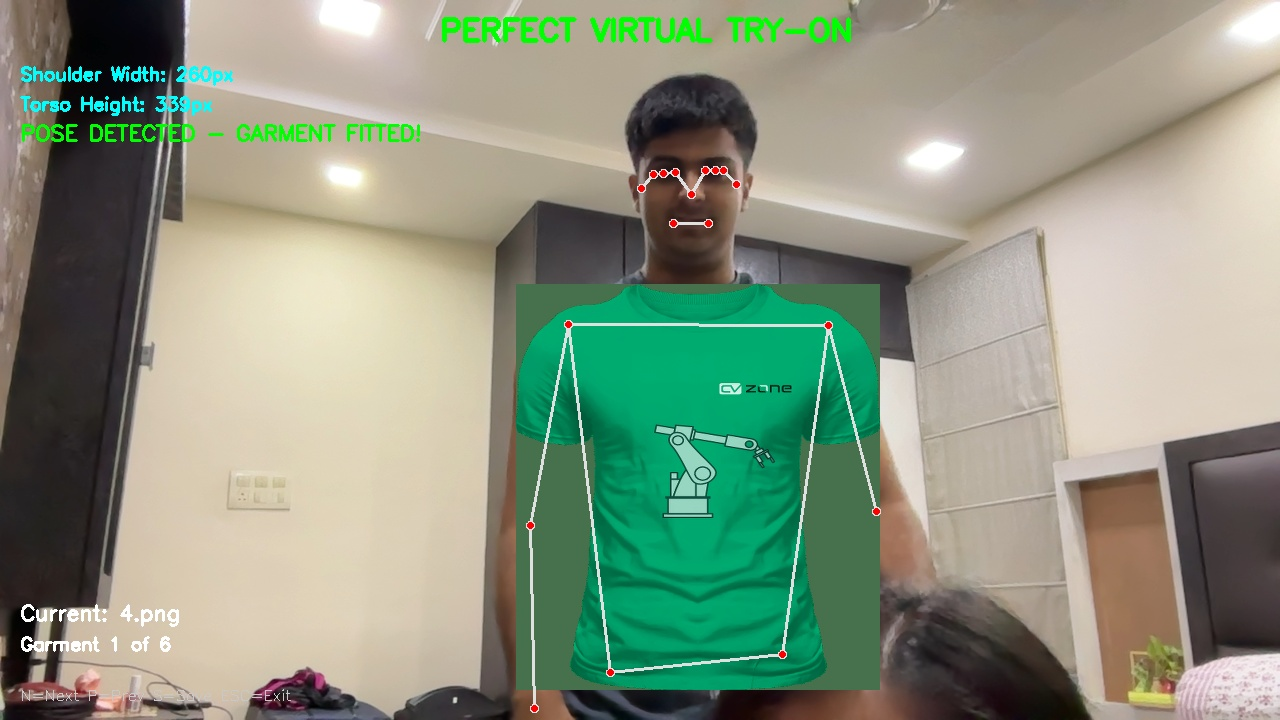
#> input picture perfect_tryon_1749039890.jpg, 1280 x 720 px
$ python -i basic_working_tryon.py   (imports and definitions only)
#> lines starting #> are read from the running program, lines starting #| are printed output that depends on the picture; after the words box and inside, x2 and y2 are one past the last pixel; in counts of white or black regions, pixels touching at a corner belong together
#> further down, picture is the input picture: shape (720, 1280, 3); mean B, G, R 128.6, 149.5, 138.4
#!/usr/bin/env python3
"""
BASIC WORKING VIRTUAL TRY-ON
============================
Super simple, just overlay garments correctly.
"""

import cv2
import numpy as np
import mediapipe as mp
import os

def remove_white_background(image):
    """Remove white background from garment image."""
    # Convert to grayscale
    gray = cv2.cvtColor(image, cv2.COLOR_BGR2GRAY)
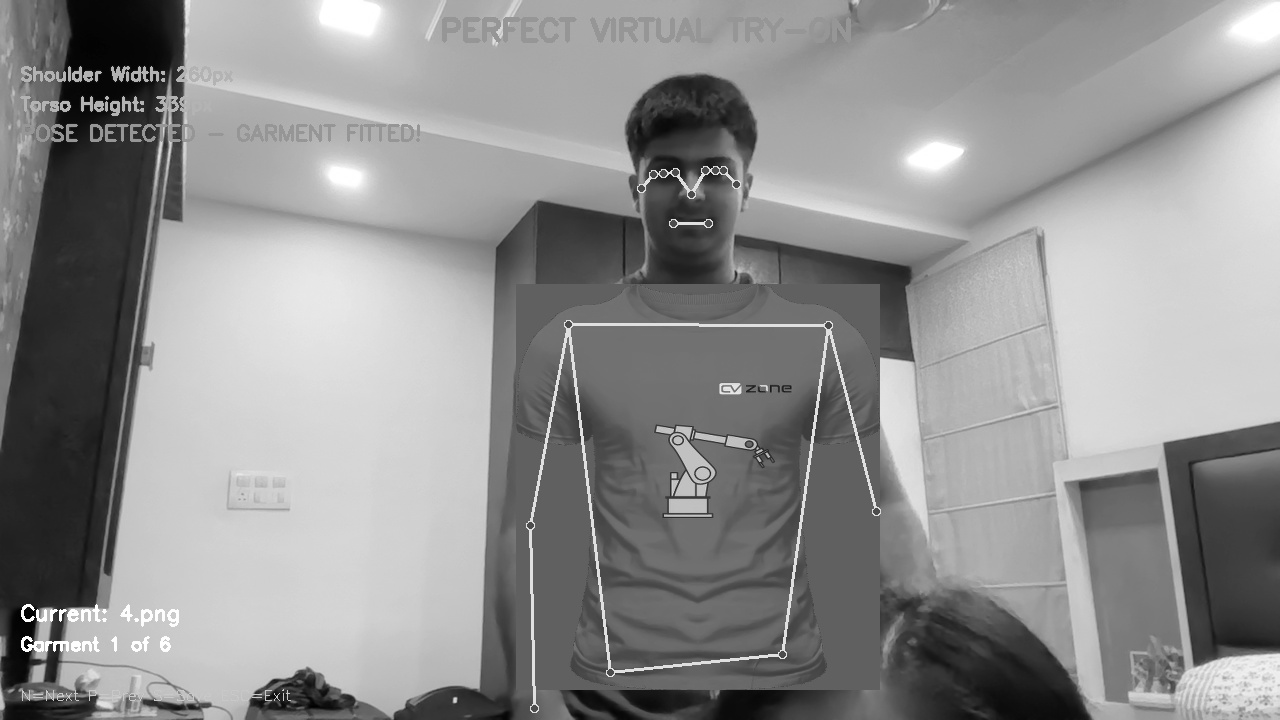
#> gray: shape (720, 1280); min 0, max 255, mean 143.8

    # Create mask - white pixels become 0 (transparent), others become 255 (opaque)
    _, mask = cv2.threshold(gray, 240, 255, cv2.THRESH_BINARY_INV)
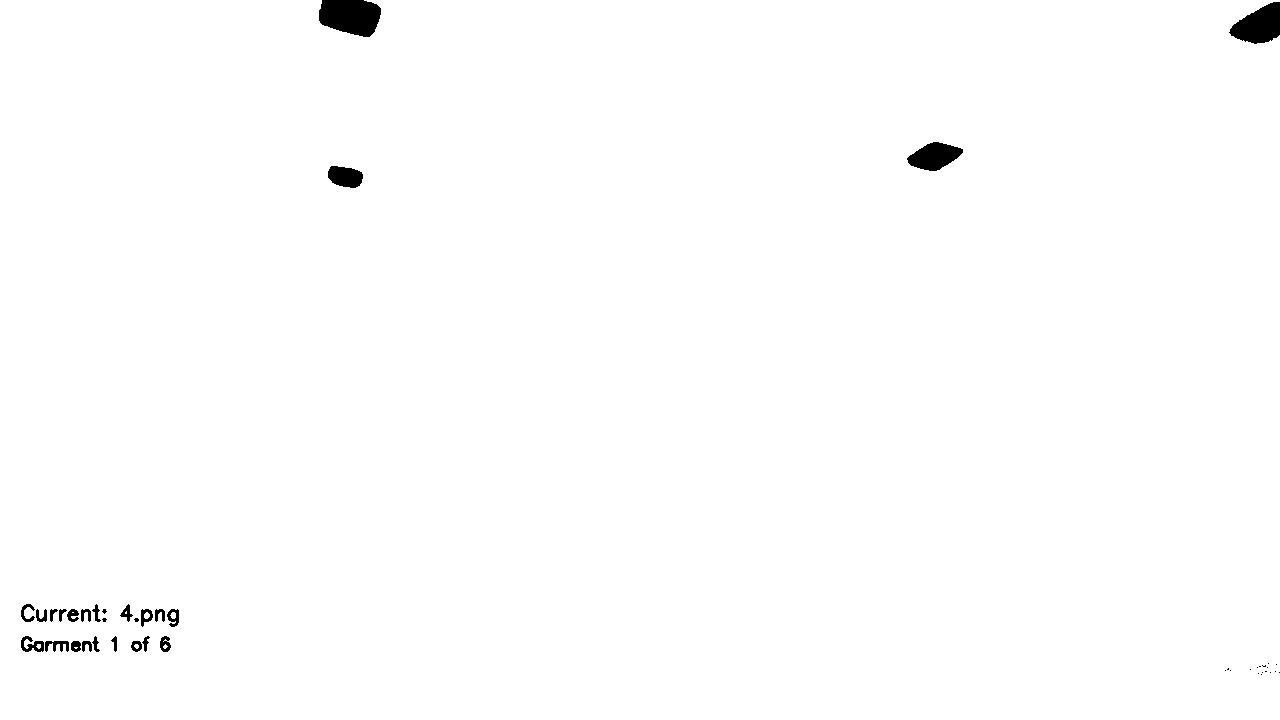
#> mask: shape (720, 1280); 99.3% white; 44 black regions (20 under 20 px), largest, box (x1, y1, x2, y2) and area: (319, 0, 381, 37) 1829, (1229, 2, 1280, 44) 1405, (907, 142, 963, 171) 1044

    # Apply some smoothing
    mask = cv2.medianBlur(mask, 5)
#> mask: shape (720, 1280); 99.3% white; 20 black regions (3 under 20 px), largest, box (x1, y1, x2, y2) and area: (319, 0, 381, 37) 1826, (1230, 2, 1280, 44) 1403, (908, 142, 963, 171) 1036

    return mask

# [105 lines left out: function main, not called in this run]

# [2 lines not run here, left out]

>>> import cv2
>>> picture = cv2.imread('../perfect_tryon_1749039890.jpg')
>>> result = remove_white_background(picture)
